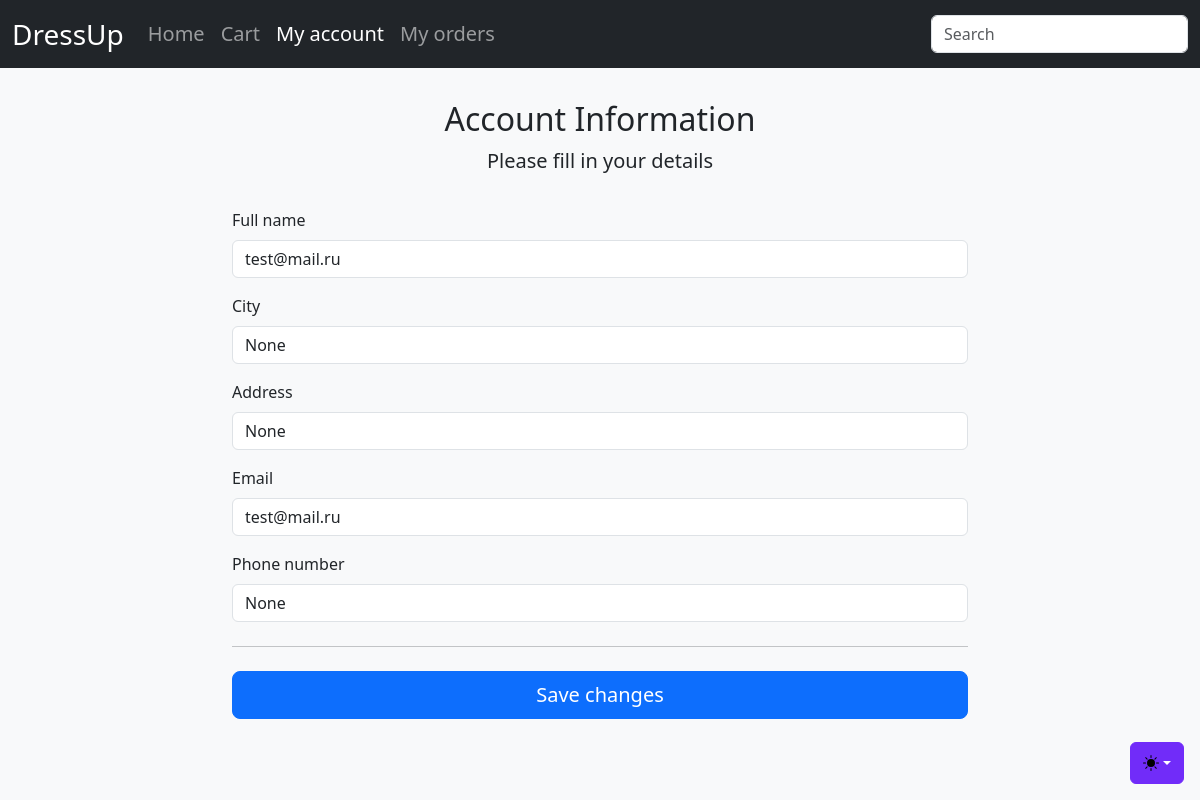
The app's page /profile (signed in) with its own data.
### data.py (models this page shows)
class User(UserMixin, db.Model):
    id = db.Column(db.Integer, primary_key=True)
    email = db.Column(db.String(120), unique=True, nullable=False)
    password = db.Column(db.String(128), nullable=False)
    name = db.Column(db.String(100))
    phone = db.Column(db.String(100))
    city = db.Column(db.String(100))
    address = db.Column(db.String(100))
    orders = db.relationship('Order', backref='user', lazy=True)

### app.py (the view, shortened to what this page needs)
@app.route("/profile", methods=['GET', 'POST'])
@login_required
def profile():
    return render_template('profile.html', user=current_user)

### app.py (called while the page is built)
@login_manager.user_loader
def load_user(user_id):
    return User.query.get(int(user_id))

### templates/profile.html (shortened to what this page needs)
<!doctype html>
<html lang="en" data-bs-theme="auto">
  <head>
    <link href="../static/css/bootstrap.min.css" rel="stylesheet">
  </head>
  <body class="bg-body-tertiary">
    {% include 'partials/theme_switcher.html' %}
    {% include 'partials/navbar.html' %}
    <div class="container">
      <main>
        <div class="form-container">
          <div class="form-header">
            <h2>Account Information</h2>
            <p class="lead">Please fill in your details</p>
          </div>
          <form class="needs-validation" method="POST" novalidate>
            <div class="row g-3">
              <div class="col-12">
                <label for="fullName" class="form-label">Full name</label>
                <input type="text" class="form-control" id="fullName" name="full_name"
                       value="{% if user %}{{ user.name }}{% endif %}"
                       placeholder="Your full name" required>
              </div>
              <div class="col-12">
                <label for="city" class="form-label">City</label>
                <input type="text" class="form-control" id="city" name="city"
                       value="{{ user.city if user else '' }}" placeholder="Your city" required>
              </div>
              <div class="col-12">
                <label for="address" class="form-label">Address</label>
                <input type="text" class="form-control" id="address" name="address"
                       value="{{ user.address if user else '' }}" placeholder="Street and house number" required>
              </div>
              <div class="col-12">
                <label for="email" class="form-label">Email</label>
                <input type="email" class="form-control" id="email" name="email"
                       value="{{ user.email if user else '' }}" placeholder="you@example.com" required>
              </div>
              <div class="col-12">
                <label for="phone" class="form-label">Phone number</label>
                <input type="tel" class="form-control" id="phone" name="phone"
                       value="{{ user.phone if user else '' }}" placeholder="+1234567890" required>
              </div>
            </div>
            <hr class="my-4">
            <button class="w-100 btn btn-primary btn-lg" type="submit">Save changes</button>
          </form>
        </div>
      </main>
    </div>
  </body>
</html>

### templates/profile.html (style rules this page uses)
body { background-color: var(--bs-body-bg); color: var(--bs-body-color); }
.form-container { max-width: 800px; margin: 0 auto; padding: 2rem; }
.form-header { text-align: center; margin-bottom: 2rem; }

### records on screen
User: full_name "test@mail.ru", city "None", address "None", email "test@mail.ru", phone "None"
